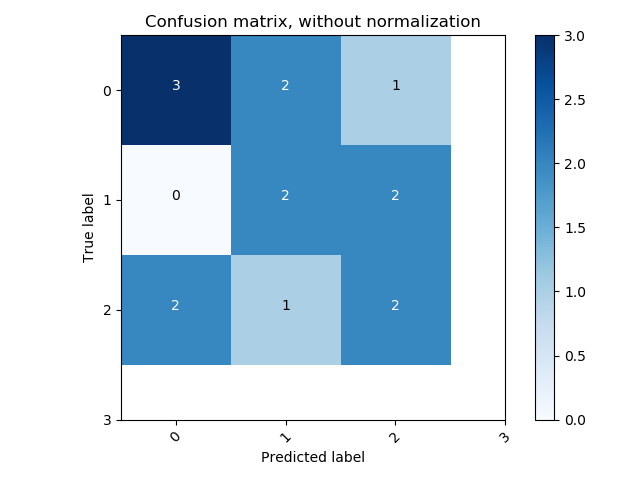
#> input picture Assignments/A2/foo.png, 640 x 480 px
$ jupyter execute --allow-errors 20588015_Hsueh.ipynb   (shell and % lines are left out)
#> lines starting #> are read from the running program, lines starting #| are printed output that depends on the picture
# Assignment 2: Data Preprocessing, Parameter Tuning, Model Evaluation Using SVM and K-NN

## What you will learn

* Data preprocessing
* Parameter Tuning
* Model evaluation
* Employing SVM and K-NN methods on the data

## Setup

* Download [Anaconda Python 3.6](https://www.anaconda.com/download/) for consistent environment.
* Download Pandas library.
* If you use pip environment then make sure your code is compatible with versions of libraries provided within Anaconda's Python 3.6 distribution.

## Submission
* Do not change any variable/function names.
* Just add your own code and don't change existing code
* Save this file and rename it to be **studentid_lastname.ipynb** (student id (underscore) last name.ipynb) where your student id is all numbers.
* Export your .ipynb file to PDF (File > Download as > PDF via Latex). **Please don't leave this step for final minutes**.
* Submit both the notebook and PDF files (**NO ZIP, RAR,..**).
* If you happen to use any external library not included in Anaconda (mention in **Submission Notes** section below)

[cell 1]
from sklearn.svm import SVC
from sklearn.pipeline import make_pipeline
from sklearn.preprocessing import StandardScaler
from sklearn.model_selection import GridSearchCV
from sklearn.model_selection import train_test_split
from sklearn.model_selection import StratifiedShuffleSplit
from sklearn.cluster import KMeans
from sklearn.metrics import classification_report
import itertools
from sklearn.metrics import confusion_matrix
import pandas as pd
import numpy as np
import matplotlib.pyplot as plt

# remove the following statements if you like to see warnings
import warnings
warnings.filterwarnings('ignore')

## Submission Notes
(Please write any notes here that you think I should know during marking)

# [NO MARKS]  Warming Up
Various interesting machine learning datasets can be found at:
- https://archive.ics.uci.edu/ml/index.php

For this task, we have chosen the Heart Disease dataset, available at:
- https://archive.ics.uci.edu/ml/datasets/heart+Disease

**Data Set Information**

- The dataset contains **303 subjects** with **76 attributes**.
- All the published experiments refer to using a subset of **14 of attributes**.
- The **goal** field in the dataset refers to **the presence of heart disease** in the patient.
- It is integer valued from 0 (no presence) to 4 (highest presence).

**Note:** Since the class number 4 is very sparse (just 13 subjects). We have dropped the subjects belonging to class 4 from the data.

Experiments with the Cleveland dataset have concentrated on---attempting to distinguish **the presence** (values 1, 2, 3, 4) from **the absence** (value 0).

**Attribute Information**

14 attributes are been used:

1. #3 (age)
2. #4 (sex)
3. #9 (cp)
4. #10 (trestbps)
5. #12 (chol)
6. #16 (fbs)
7. #19 (restecg)
8. #32 (thalach)
9. #38 (exang)
10. #40 (oldpeak)
11. #41 (slope)
12. #44 (ca)
13. #51 (thal)
14. #58 (num) (the predicted attribute)

### (no marks) Reading the data

[cell 2]
# Reading the data-set
df = pd.read_csv('./processed_cleveland.csv', header=None)
#> (reads Assignments/A2/processed_cleveland.csv from the repository)
df.columns = ['age', 'sex', 'cp', 'trestbps', 'chol', 'fbs',
                       'restecg', 'thalach', 'exang', 'oldpeak', 'slope', 'ca', 'thal', 'prediction']
print('Data-set shape: ',df.shape)

df.tail(n=10)

### (no marks) Removing the missing data
There are many missing data marked by '?' in the dataset. We will use *dropping* as the most straight-forward technique for removing such data-points.

[cell 3]
# Removing all subjects from class 4
df = df.loc[df.prediction != 4]

# Replacing the missing data '?' with NAN values
df.replace('?', np.nan, inplace=True)
df = df.dropna()
df = df.astype(float)

### (no marks) Splitting the data

[cell 4]
# Separating the data and the labels
X = np.asarray(df[df.columns[:-1]]).astype(np.float32)
y = np.asarray(df.prediction)

# Splitting the data into the train and the test sets
sss = StratifiedShuffleSplit(n_splits=1, test_size=0.2, random_state=0)
sss.get_n_splits(X, y)

train_index, test_index = next(sss.split(X, y))
X_train, X_test = X[train_index], X[test_index]
y_train, y_test = y[train_index], y[test_index]

print('Training data: \n',X_train)
print('\n')
print('Training labels: \n',y_train)

## [10 marks] Data Exploration

a) (3 marks) Use `pandas` to find the ratio of the presence of disease versus the absence within the different `sex`.

**Note:** `0` is female and `1` is male.

[cell 5]
# we have defined a new column which is `true` if there is a presence of disease (i.e., prediction is [1, 2, 3])
df['has_disease'] = df.apply(lambda x: x.prediction in [1, 2, 3], axis=1)

# use groupby and aggregation
aggr = {'ratio' : lambda x: sum(x) / (len(x) - sum(x))}
#> (the rest of this cell did not finish here and is left out)

b) (7 marks) Do the same thing for age. Split the age groups as follows (left included, right isn't):

1. [29, 49)
2. [49, 69)
3. [69, inf)

And then find the average ratio of prevalence of the heart disease within the each group.

[cell 6]
# write your code here
ranges = [28,48,68,np.inf]
#> (the rest of this cell did not finish here and is left out)

### (no marks) Utility function

[cell 7]
# Do not change the function
# This function is adapted from the sklearn website
# This function let you draw a confusion matrix for your problem

def plot_confusion_matrix(cm, classes,
                          normalize=False,
                          title='Confusion matrix',
                          cmap=plt.cm.Blues):
    """
    This function prints and plots the confusion matrix.
    Normalization can be applied by setting `normalize=True`.
    """
#> called with cm = array of shape (2, 2), normalize = False, title = 'Confusion matrix'
    if normalize:
        cm = cm.astype('float') / cm.sum(axis=1)[:, np.newaxis]
        print("Normalized confusion matrix")
    else:
        print('Confusion matrix, without normalization')

    print(cm)

    plt.imshow(cm, interpolation='nearest', cmap=cmap)
    plt.title(title)
    plt.colorbar()
    tick_marks = np.arange(len(classes))
    plt.xticks(tick_marks, classes, rotation=45)
    plt.yticks(tick_marks, classes)

    fmt = '.2f' if normalize else 'd'
    thresh = cm.max() / 2.
    for i, j in itertools.product(range(cm.shape[0]), range(cm.shape[1])):
        plt.text(j, i, format(cm[i, j], fmt),
                 horizontalalignment="center",
                 color="white" if cm[i, j] > thresh else "black")

    plt.ylabel('True label')
    plt.xlabel('Predicted label')
    plt.tight_layout()

[cell 8]
# usage
plot_confusion_matrix(np.array([[1, 2], [3, 4]]), ['class 1', 'class 2'])
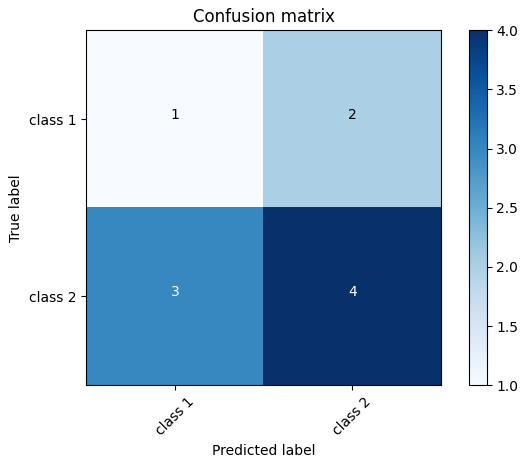
#> figure drawn by matplotlib, 2 panels

# Task 1 [20 marks]

### a) [10 marks] Applying KNN to the data

[cell 9]
from sklearn.neighbors import KNeighborsClassifier
from sklearn.preprocessing import MinMaxScaler

# Task 2
# Add your code in the following part:

# We use min max scaler to normalize the features between [0, 1]
scaler = MinMaxScaler()

# Add your code here instead of ...
scaler.fit(X_train)

# Create a knn classifier instance here (If you don't add anything here, your code won't execute!)
knn_clf = KNeighborsClassifier()

# Fit the classifier using the train data (If you don't add anything here, your code won't execute!)
knn_clf.fit(scaler.transform(X_train), y_train)

# Predict the test class labels using the trained classifier (If you don't add anything here, your code won't execute!)
y_pred = knn_clf.predict(scaler.transform(X_test))

# (If you don't add anything here, your code won't execute!)
print(classification_report(y_test, y_pred))

cnf_matrix = confusion_matrix(y_test, y_pred)
plot_confusion_matrix(cnf_matrix, classes=[0,1,2,3],
                      title='Confusion matrix, without normalization')
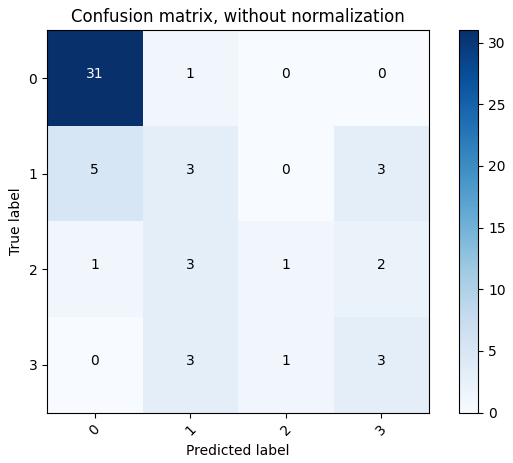
#> figure drawn by matplotlib, 2 panels

### b) [5 marks] Between $K=3$ and $k=5$ which one gives more  accuracy ?

[cell 10]
from sklearn.metrics import accuracy_score

# write your code here and populate `y_pred_k5` and `y_pred_k3`
# knn_clf defaults to 5 neighbors
knn_clf.n_neighbors = 5
y_pred_k5 = knn_clf.predict(scaler.transform(X_test))

knn_clf.n_neighbors = 3
y_pred_k3 = knn_clf.predict(scaler.transform(X_test))

print(accuracy_score(y_test, y_pred_k5), accuracy_score(y_test, y_pred_k3))

### c) [5 marks] Between $\ell_1$, $\ell_2$, and $cosine$ similarity which one is better in term of accuracy?

[cell 11]
# write your code here to experiment with different distance metrics
# use argument `metric` to change to a different distance by default it is euclidean distance

metrics = {
    'l1': 'manhattan',
    'l2': 'minkowski',
    'cos': 'cosine'
}

for k, v in metrics.items():
    clf = KNeighborsClassifier(metric=v)
    clf.fit(scaler.transform(X_train), y_train)
    y_pred = clf.predict(scaler.transform(X_test))

    print(k, ': ' , accuracy_score(y_test, y_pred))

# Task 2 [10 marks]

### Understanding the pipelining architecture of `Sklearn`

In the code above, you had to call `scaler` for every prediction by a model. This can be avoided by using a `pipeline` mechanism within sklearn. Look at the code below:

1. We create a data scaler (can be any sclaer with fit and transform functions).
2. We create SVC object (again with fit anf transform functions).
3. Then we create a pipeline: `data --> scaler --> svc --> fit`.
4. The same transformation is also applied during the prediction phase.

We further use a `GridSearchCV` for the SVC's parameters tuning.

[cell 12]
# Task 2

# Creating a SVM classifier instance
svc = SVC()

# Add a scaler here (If you don't add anything here, your code won't execute!)
data_scaler = StandardScaler()

# Update the pipeline by adding the scaler from the previous line
model = make_pipeline(data_scaler, svc)
param_grid = {'svc__C': [1, 5, 10, 50],
              'svc__gamma': [0.0001, 0.0005, 0.001, 0.005]}

grid = GridSearchCV(model, param_grid)
grid.fit(X_train, y_train)
print( grid.best_estimator_)

[cell 13]
# Selecting the best estimator after the parameter search
model = grid.best_estimator_

[cell 14]
# Predicting the test labels
y_pred = model.predict(X_test)

[cell 15]
# Printing the classification report
print(classification_report(y_pred=y_pred,y_true=y_test))

[cell 16]
# Computing the confusion matrix for the test data
cnf_matrix = confusion_matrix(y_test, y_pred)

# Plotting the confusion matrix using the previous function
plot_confusion_matrix(cnf_matrix, classes=[0,1,2,3],
                      title='Confusion matrix, without normalization')

# Task 3 [40 marks]

### How to handle the missing data

More information can be found here:
(https://pandas.pydata.org/pandas-docs/stable/user_guide/missing_data.html)

a) [6 scores] Name two numeric methods for dealing with the missing data (except dropping):

    Write the answer here:

    1- Interpolation

    2- Filling missing values with mean: fillna


b) [12 scores] Apply the methods that you mentioned in part (a) to the `df_with_missing_data` dataframe:

[cell 17]
# Task 3 part (b)
# Add your code here (If you don't add anything here, your code won't execute!)

df_with_missing_data = pd.read_csv('./processed_cleveland.csv', header=None)
df_with_missing_data.columns = ['age', 'sex', 'cp', 'trestbps', 'chol', 'fbs',
                                'restecg', 'thalach', 'exang', 'oldpeak', 'slope', 'ca', 'thal', 'prediction']

# Replace string value ? with Null
df_with_missing_data.replace('?', np.nan, inplace=True)
# Removing class 4
df_with_missing_data = df_with_missing_data.loc[df_with_missing_data.prediction != 4]
# Set all cells to float64 type
df_with_missing_data = df_with_missing_data.astype(np.float64)

df_1 = df_with_missing_data.interpolate()

df_2 = df_with_missing_data.fillna(df_with_missing_data.mean())

c) [22 scores] Apply the steps described in *Task 2* on `df_1` and `df_2` and show the results using `classification_report` and `plot_confusion_matrix`.

[cell 18]
# Task 3 part (c)
# Add your code here
def init_grid():
    # Creating a SVM classifier instance
    svc = SVC()

    # Add a scaler here (If you don't add anything here, your code won't execute!)
    data_scaler = StandardScaler()

    # Update the pipeline by adding the scaler from the previous line
    model = make_pipeline(data_scaler, svc)
    param_grid = {'svc__C': [1, 5, 10, 50],
                  'svc__gamma': [0.0001, 0.0005, 0.001, 0.005]}

    return GridSearchCV(model, param_grid)

def split_data(df):
    # Separating the data and the labels
    X = np.asarray(df[df.columns[:-1]]).astype(np.float64)
    y = np.asarray(df.prediction)

    # Splitting the data into the train and the test sets
    sss = StratifiedShuffleSplit(n_splits=1, test_size=0.2, random_state=0)
    sss.get_n_splits(X, y)

    train_index, test_index = next(sss.split(X, y))
    X_train, X_test = X[train_index], X[test_index]
    y_train, y_test = y[train_index], y[test_index]
    return X_train, X_test, y_train, y_test

def get_prediction(data):
    X_train, X_test, y_train, y_test = data

    grid.fit(X_train, y_train)
    grid.best_estimator_
    model = grid.best_estimator_
    y_pred = model.predict(X_test)
    return y_pred, y_test

grid = init_grid()
method = ('Interpolation', 'Mean')

# Process the 2 data set and display results as instructed
for i, df in enumerate((df_1, df_2)):
    print('\n')
    print('Classification Report For Data Filled By ' + method[i])
    y_p, y_t = get_prediction(split_data(df))
    print(classification_report(y_pred=y_p,y_true=y_t))

    # Computing the confusion matrix for the test data
    cnf_matrix = confusion_matrix(y_t, y_p)

    # Plotting the confusion matrix using the previous function
    plot_confusion_matrix(cnf_matrix, classes=[0,1,2,3],
                          title= method[i] + ' Filled Data Confusion matrix, without normalization')

    # Ensures the plotted image displays during runtime
    plt.show()
#> this loop made 2 passes
#> pass 1, `plt.show()`:
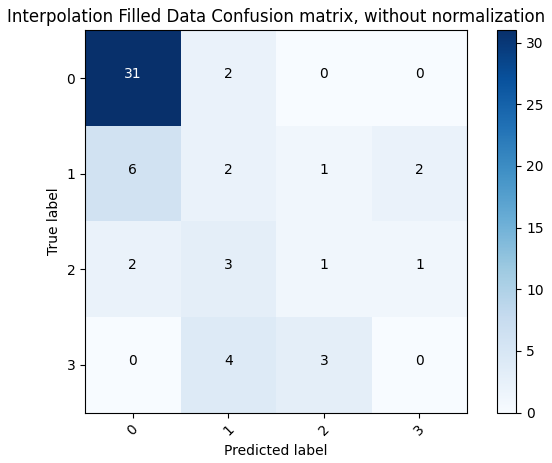
#> figure drawn by matplotlib, 2 panels
#> pass 2, `plt.show()`:
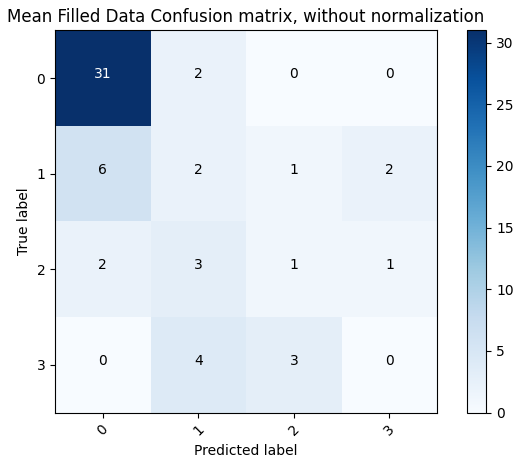
#> figure drawn by matplotlib, 2 panels

# Task 4 [20 marks]

### Model Evaluation

For the given confusion matrix, answer the following questions.

[cell 19]
I = plt.imread('foo.png')
#> I is the input picture: shape (480, 640, 4) float32; mean R, G, B, A 0.754, 0.838, 0.9, 1
fig = plt.figure(figsize= (10,10))
plt.imshow(I)
plt.axis('off')
plt.show()
